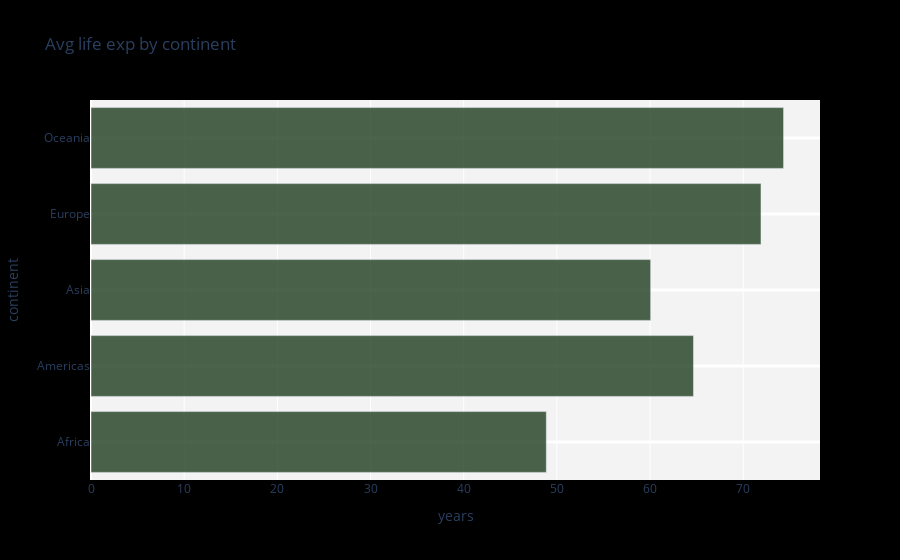

Notebook cell for this chart:
### Code cell
fig = go.Figure()
fig.add_trace(
    go.Bar(
        y = df['continent'],
        x = df['lifeExp'],
        orientation='h',
        marker = dict(color='#123111', opacity=0.75),
    )    
)
fig.update_layout(
    title='Avg life exp by continent',
    xaxis=dict(title='years'),
    yaxis=dict(
        title='continent',
        gridcolor='White',
        gridwidth=3,
    ),
    paper_bgcolor='rgb(0,0,0,0)',
    plot_bgcolor='rgb(243, 243, 243)',
)
fig.show()

### Figure 1 — Plotly figure (JSON) as saved in the notebook; plotly's stock layout.template omitted (floating-point values rounded to 4 significant figures)
{"data": [{"marker": {"color": "#123111", "opacity": 0.75}, "orientation": "h", "type": "bar", "x": [48.87, 64.66, 60.06, 71.9, 74.33], "y": ["Africa", "Americas", "Asia", "Europe", "Oceania"]}], "layout": {"paper_bgcolor": "rgb(0,0,0,0)", "plot_bgcolor": "rgb(243, 243, 243)", "title": {"text": "Avg life exp by continent"}, "xaxis": {"title": {"text": "years"}}, "yaxis": {"gridcolor": "White", "gridwidth": 3, "title": {"text": "continent"}}}}
